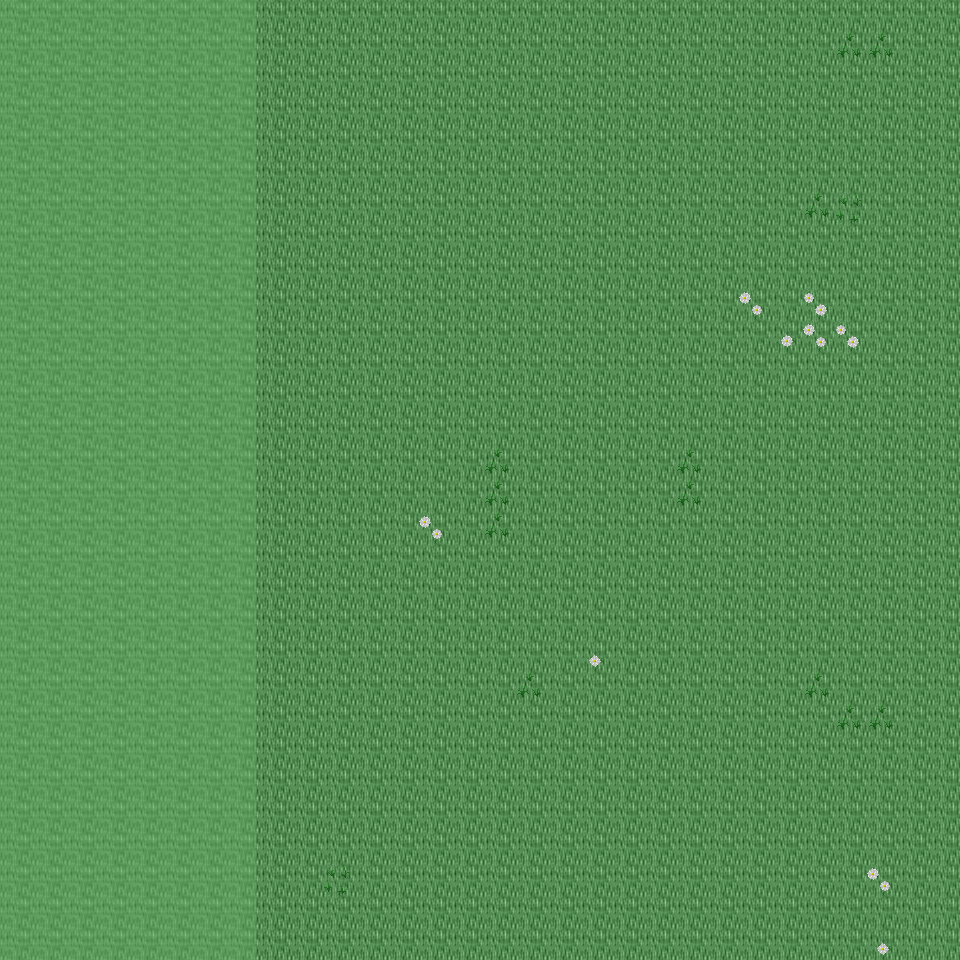

A 2D game scene composited from a Tiled map and its tileset images. What follows is a short description and the map's XML, with each tile layer's data collapsed to a summary:
An orthogonal 30x30 tile map with 32x32 px tiles, 6 tile layers (Ground, Object, Object2, Above, ...), 26 tilesets and 2 objects (2x mapExit).

<map version="1.0" orientation="orthogonal" renderorder="right-down" width="30" height="30" tilewidth="32" tileheight="32" nextobjectid="3">
  <tileset firstgid="1" name="tileset_ground_ground" tilewidth="32" tileheight="32" tilecount="33" columns="3">
    <image source="../drawable/tileset_ground_ground.png" width="96" height="352" />
  </tileset>
  <tileset firstgid="34" name="tileset_building_castle" tilewidth="32" tileheight="32" tilecount="320" columns="20">
    <image source="../drawable/tileset_building_castle.png" width="640" height="512" />
  </tileset>
  <tileset firstgid="354" name="tileset_plant_flower_daisy_white" tilewidth="32" tileheight="32" tilecount="8" columns="2">
    <image source="../drawable/tileset_plant_flower_daisy_white.png" width="64" height="128" />
  </tileset>
  <tileset firstgid="362" name="tileset_ground_mud_patch" tilewidth="32" tileheight="32" tilecount="4" columns="4">
    <image source="../drawable/tileset_ground_mud_patch.png" width="128" height="32" />
  </tileset>
  <tileset firstgid="366" name="tileset_plant_grasses" tilewidth="32" tileheight="32" tilecount="6" columns="3">
    <image source="../drawable/tileset_plant_grasses.png" width="96" height="64" />
  </tileset>
  <tileset firstgid="372" name="tileset_ground_cobbled_paving" tilewidth="32" tileheight="32" tilecount="1" columns="1">
    <image source="../drawable/tileset_ground_cobbled_paving.png" width="32" height="32" />
  </tileset>
  <tileset firstgid="373" name="tileset_plant_bush_bushes" tilewidth="32" tileheight="32" tilecount="10" columns="5">
    <image source="../drawable/tileset_plant_bush_bushes.png" width="160" height="64" />
  </tileset>
  <tileset firstgid="383" name="tileset_ground_grass_edges" tilewidth="32" tileheight="32" tilecount="36" columns="12">
    <image source="../drawable/tileset_ground_grass_edges.png" width="384" height="96" />
  </tileset>
  <tileset firstgid="419" name="tileset_ground_grass_corners" tilewidth="32" tileheight="32" tilecount="24" columns="6">
    <image source="../drawable/tileset_ground_grass_corners.png" width="192" height="128" />
  </tileset>
  <tileset firstgid="443" name="tileset_plant_tree_tree_darkgreen" tilewidth="32" tileheight="32" tilecount="88" columns="8">
    <image source="../drawable/tileset_plant_tree_tree_darkgreen.png" width="256" height="352" />
  </tileset>
  <tileset firstgid="531" name="tileset_plant_flower_daisy_yellow" tilewidth="32" tileheight="32" tilecount="8" columns="2">
    <image source="../drawable/tileset_plant_flower_daisy_yellow.png" width="64" height="128" />
  </tileset>
  <tileset firstgid="539" name="tileset_plant_flower_daisy_red" tilewidth="32" tileheight="32" tilecount="8" columns="2">
    <image source="../drawable/tileset_plant_flower_daisy_red.png" width="64" height="128" />
  </tileset>
  <tileset firstgid="547" name="tileset_plant_flower_daisy_blue" tilewidth="32" tileheight="32" tilecount="8" columns="2">
    <image source="../drawable/tileset_plant_flower_daisy_blue.png" width="64" height="128" />
  </tileset>
  <tileset firstgid="555" name="tileset_building_fence_fence_chunky" tilewidth="32" tileheight="32" tilecount="21" columns="3">
    <image source="../drawable/tileset_building_fence_fence_chunky.png" width="96" height="224" />
  </tileset>
  <tileset firstgid="576" name="tileset_plant_bush_hedge" tilewidth="32" tileheight="32" tilecount="35" columns="5">
    <image source="../drawable/tileset_plant_bush_hedge.png" width="160" height="224" />
  </tileset>
  <tileset firstgid="611" name="tileset_plant_stump_stump_green" tilewidth="32" tileheight="32" tilecount="4" columns="2">
    <image source="../drawable/tileset_plant_stump_stump_green.png" width="64" height="64" />
  </tileset>
  <tileset firstgid="615" name="tileset_plant_stump_stump_brown" tilewidth="32" tileheight="32" tilecount="4" columns="2">
    <image source="../drawable/tileset_plant_stump_stump_brown.png" width="64" height="64" />
  </tileset>
  <tileset firstgid="619" name="tileset_logic_item_resources" tilewidth="32" tileheight="32" tilecount="6" columns="6">
    <image source="../drawable/tileset_logic_item_resources.png" width="192" height="32" />
  </tileset>
  <tileset firstgid="625" name="tileset_logic_portal" tilewidth="32" tileheight="32" tilecount="24" columns="8">
    <image source="../drawable/tileset_logic_portal.png" width="256" height="96" />
  </tileset>
  <tileset firstgid="649" name="tileset_logic_creature_mummy" tilewidth="32" tileheight="32" tilecount="2" columns="2">
    <image source="../drawable/tileset_logic_creature_mummy.png" width="64" height="32" />
  </tileset>
  <tileset firstgid="651" name="tileset_logic_creature_animal" tilewidth="32" tileheight="32" tilecount="32" columns="8">
    <image source="../drawable/tileset_logic_creature_animal.png" width="256" height="128" />
  </tileset>
  <tileset firstgid="683" name="tileset_logic_collision" tilewidth="32" tileheight="32" tilecount="1" columns="1">
    <image source="../drawable/tileset_logic_collision.png" width="32" height="32" />
  </tileset>
  <tileset firstgid="684" name="tileset_ground_grass_2" tilewidth="32" tileheight="32" tilecount="21" columns="3">
    <image source="../drawable/tileset_ground_grass_2.png" width="96" height="224" />
  </tileset>
  <tileset firstgid="705" name="tileset_logic_protection" tilewidth="32" tileheight="32" tilecount="2" columns="2">
    <image source="../drawable/tileset_logic_protection.png" width="64" height="32" />
  </tileset>
  <tileset firstgid="707" name="tileset_logic_creature_undead_skeleton" tilewidth="32" tileheight="32" tilecount="6" columns="6">
    <image source="../drawable/tileset_logic_creature_undead_skeleton.png" width="192" height="32" />
  </tileset>
  <tileset firstgid="713" name="tileset_logic_creature_troll" tilewidth="32" tileheight="32" tilecount="4" columns="4">
    <image source="../drawable/tileset_logic_creature_troll.png" width="128" height="32" />
  </tileset>
  <layer name="Ground" width="30" height="30">
    <data>[900 cells, 900 non-empty, 1 distinct tile ids]</data>
  </layer>
  <layer name="Object" width="30" height="30">
    <data>[900 cells, 23 non-empty, 6 distinct tile ids]</data>
  </layer>
  <layer name="Object2" width="30" height="30">
    <data>[900 cells, 0 non-empty, 0 distinct tile ids]</data>
  </layer>
  <layer name="Above" width="30" height="30">
    <data>[900 cells, 240 non-empty, 18 distinct tile ids]</data>
  </layer>
  <layer name="Above2" width="30" height="30">
    <data>[900 cells, 0 non-empty, 0 distinct tile ids]</data>
  </layer>
  <layer name="Walkable" width="30" height="30">
    <data>[900 cells, 240 non-empty, 1 distinct tile ids]</data>
  </layer>
  <objectgroup name="MapEvents">
    <object id="1" name="north" type="mapExit" x="256" y="0" width="704" height="32">
      <properties>
        <property name="map" value="level_0_x106_y77" />
        <property name="x" value="8" />
        <property name="y" value="28" />
      </properties>
    </object>
    <object id="2" name="south" type="mapExit" x="256" y="928" width="704" height="32">
      <properties>
        <property name="map" value="level_0_x106_y79" />
        <property name="x" value="8" />
        <property name="y" value="1" />
      </properties>
    </object>
  </objectgroup>
</map>
